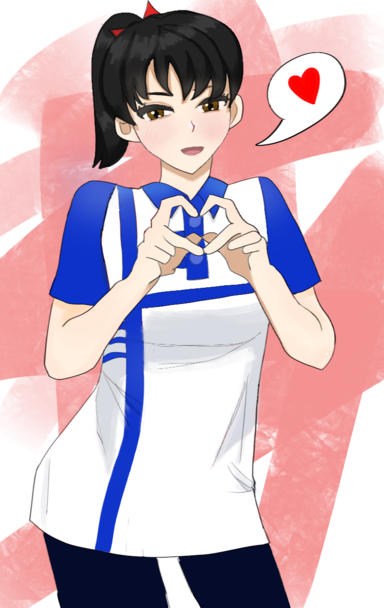
//> input picture Q_Intra8x8/myImg.png, 384 x 608 px
$ ./Q_Intra8x8   (built with g++ and OpenCV 4)
//> lines starting //> are read from the running program, lines starting //| are printed output that depends on the picture; after the words box and inside, x2 and y2 are one past the last pixel; in counts of white or black regions, pixels touching at a corner belong together
// C++ program for the above approach
#include <iostream>
#include <opencv2/opencv.hpp>
using namespace cv;
using namespace std;

void GenIntra(Mat img);
Mat GenDecodeIntra(Mat img, Mat signedImage);

//  Z  A  B  C  D  E  F  G  H  I  J  K  L  M   N  O  P
//  Q  a1 b1 c1 d1 e1 f1 g1 h1
//  R  a2 b2 c2 d2 e2 f2 g2 h2
//  S  a3 b3 c3 d3 e3 f3 g3 h3
//  T  a4 b4 c4 d4 e4 f4 g4 h4
//  U  a5 b5 c5 d5 e5 f5 g5 h5
//  V  a6 b6 c6 d6 e6 f6 g6 h6
//  W  a7 b7 c7 d7 e7 f7 g7 h7
//  X  a8 b8 c8 d8 e8 f8 g8 h8

#define P_Z prePixel[0]

// Driver code
int main(int argc, char** argv)
{
	// Read the image file as
	// imread("default.jpg");
	Mat image = imread("myImg.png");
//> image is the input picture: 608 rows x 384 cols, CV_8UC3; mean B, G, R 188.2, 177.4, 203.9

	// Error Handling
	if (image.empty()) {
		cout << "Image File "
			<< "Not Found" << endl;

		// wait for any key press
		cin.get();
		return -1;
	}

	// Show Image inside a window with
	// the name provided
	imshow("Original image", image);
	GenIntra(image);

	// Wait for any keystroke
	waitKey(0);
	return 0;
}

Mat GetQModeCopyBlock(Vec3b prePixel[], int type)
{
	Mat QBlock = Mat(8, 8, type);

	for (int i = 0; i < 8; i++)
	{
		for (int j = 0; j < 8; j++)
		{
			int index = 4 + i + j;
			if (index > 16) index = index % 17 + 4;
			QBlock.at<Vec3b>(j, i) = prePixel[index];
		}
	}

	return QBlock;
}

void GetIntraBlockNoSignal(Mat src, Vec3b prePixel[], Mat& difBlock, Mat& copyBlock) {
	int prePixelIndex = 4;
	copyBlock = GetQModeCopyBlock(prePixel, src.type());

	for (int i = 0; i < 8; i++)
	{
		for (int j = 0; j < 8; j++)
		{
			difBlock.at<Vec3b>(i, j) = copyBlock.at<Vec3b>(i, j) - src.at<Vec3b>(i, j);
		}
	}
}

void GetIntraBlock(Mat src, Vec3b prePixel[], Mat& difBlock, Mat& copyBlock, Mat& signedBlock) {
	//Start from D, end at K
	int prePixelIndex = 4;
	copyBlock = GetQModeCopyBlock(prePixel, src.type());

	for (int i = 0; i < 8; i++)
	{
		for (int j = 0; j < 8; j++)
		{
			auto scrPixel = src.at<Vec3b>(i, j);
			auto curPrePixel = copyBlock.at<Vec3b>(i, j);
			Vec3b resPixel = Vec3b();
			//Red
			if (scrPixel[2] > curPrePixel[2])
			{
				resPixel[2] = scrPixel[2] - curPrePixel[2];
				signedBlock.at<Vec3b>(i, j)[2] = (uchar)255;
			}
			else
			{
				resPixel[2] = curPrePixel[2] - scrPixel[2];
				signedBlock.at<Vec3b>(i, j)[2] = (uchar)0;
			}
			//Green
			if (scrPixel[1] > curPrePixel[1])
			{
				resPixel[1] = scrPixel[1] - curPrePixel[1];
				signedBlock.at<Vec3b>(i, j)[1] = (uchar)255;
			}
			else
			{
				resPixel[1] = curPrePixel[1] - scrPixel[1];
				signedBlock.at<Vec3b>(i, j)[1] = (uchar)0;
			}
			//Blue
			if (scrPixel[0] > curPrePixel[0])
			{
				resPixel[0] = scrPixel[0] - curPrePixel[0];
				signedBlock.at<Vec3b>(i, j)[0] = (uchar)255;
			}
			else
			{
				resPixel[0] = curPrePixel[0] - scrPixel[0];
				signedBlock.at<Vec3b>(i, j)[0] = (uchar)0;
			}

			difBlock.at<Vec3b>(i, j) = resPixel;
		}
		prePixelIndex++;
	}
}

void GenIntra(Mat img) {

	int  rows = img.rows;
//> rows = 608
	int  cols = img.cols;
//> cols = 384
	auto type = img.type();
//> type = 16

	Mat dif = cv::Mat(rows, cols, type);
	Mat copy = cv::Mat(rows, cols, type);
	Mat signedImg = cv::Mat(rows, cols, type);

	Vec3b prePixel[25];
	//Get Z
	prePixel[0] = img.at<Vec3b>(0, 0);
//> prePixel = 25 items, first 12: [255, 255, 255], [0, 0, 0], [0, 0, 0], [0, 0, 0], [0, 0, 0], [0, 0, 0], [0, 0, 0], [0, 0, 0], [0, 0, 0], [0, 0, 0], [0, 0, 0], [0, 0, 0]

	for (int x = 1; x < rows + 8; x += 8)
	{
		// Get Q R S T U V W X
		for (int i = 17, t = 0; i < 25; i++)
		{
			if (x + t >= rows)
				prePixel[i] = Vec3b(0, 0, 0);
			else
				prePixel[i] = img.at<Vec3b>(x + t, 0);
			t++;
		}
		for (int y = 1; y < cols + 8; y += 8)
		{
			// Get  A  B  C  D  E  F  G  H  I  J  K  L  M   N  O  P
			for (int i = 1, t = 0; i < 17; i++)
			{
				if (y + t >= cols)
					prePixel[i] = Vec3b(0, 0, 0);
				else
					prePixel[i] = img.at<Vec3b>(0, y + t);
				t++;
			}

			Mat block = cv::Mat(8, 8, type);
			Mat copyBlock = cv::Mat(8, 8, type);
			Mat difBlock = cv::Mat(8, 8, type);
			Mat scr = cv::Mat(8, 8, type);
			Mat signedBlock = cv::Mat(8, 8, type);

			//Get source block
			for (int i = 0; i < 8; i++)
			{
				for (int j = 0; j < 8; j++)
				{
					if (x + i >= rows || y + j >= cols)
						scr.at<Vec3b>(i, j) = Vec3b(0, 0, 0);
					else
						scr.at<Vec3b>(i, j) = img.at<Vec3b>(x + i, y + j);
				}
			}

			GetIntraBlock(scr, prePixel, difBlock, copyBlock, signedBlock);
			//GetIntraBlockNoSignal(scr, prePixel, difBlock, copyBlock);

			//Paste to dif and copy image from block
			for (int i = x, a = 0; i < x + 8; i++)
			{
				for (int j = y, b = 0; j < y + 8; j++)
				{
					if (i < rows && j < cols)
					{
						copy.at<Vec3b>(i, j) = copyBlock.at<Vec3b>(a, b);
						dif.at<Vec3b>(i, j) = difBlock.at<Vec3b>(a, b);
						signedImg.at<Vec3b>(i, j) = signedBlock.at<Vec3b>(a, b);
					}
					b++;
				}
				a++;
			}
		}
	}
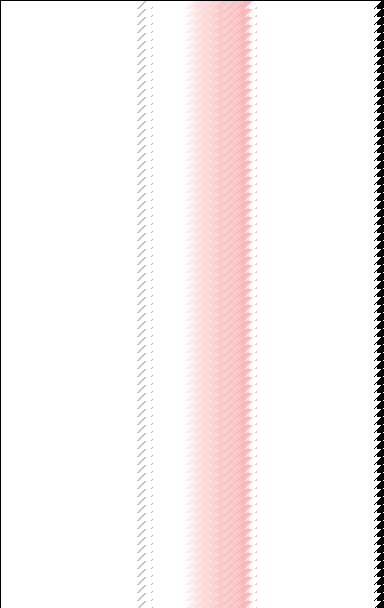
//> copy: 608 rows x 384 cols, CV_8UC3; mean B, G, R 242.3, 242.3, 248.8
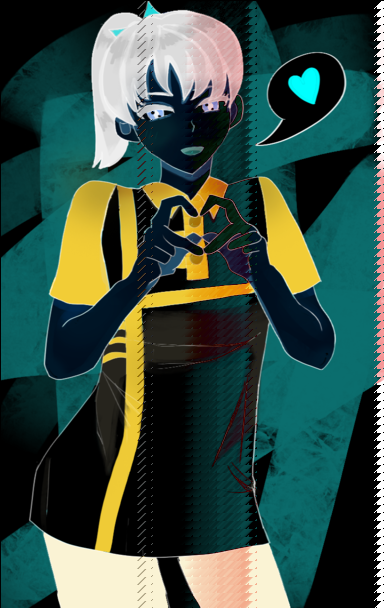
//> dif: 608 rows x 384 cols, CV_8UC3; mean B, G, R 68.1, 79, 54.7
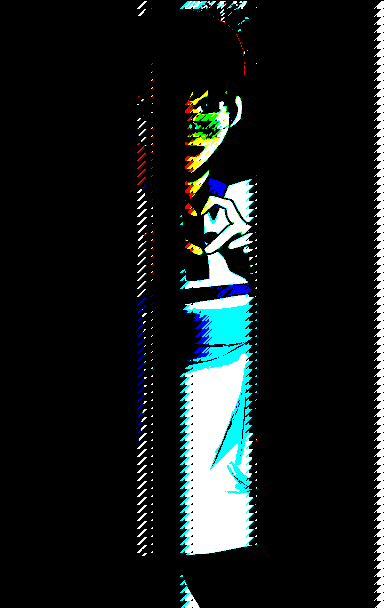
//> signedImg: 608 rows x 384 cols, CV_8UC3; mean B, G, R 27.7, 27.8, 21.8

	//Copy border from source img to dif img
	for (int i = 0; i < cols; i++)
	{
		dif.at<Vec3b>(0, i) = img.at<Vec3b>(0, i);
	}
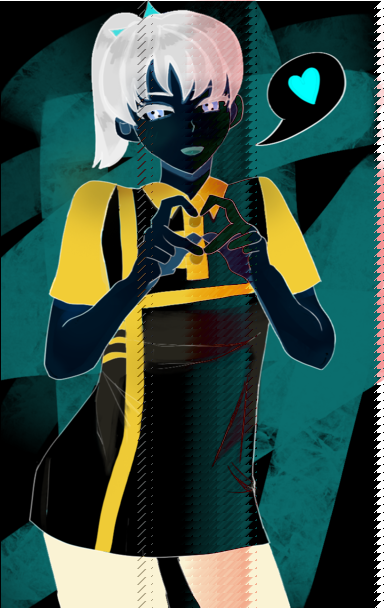
//> dif: 608 rows x 384 cols, CV_8UC3; 0.16% of pixels changed, all inside (x1, y1, x2, y2) = (0, 0, 384, 1)
	for (int i = 0; i < rows; i++)
	{
		dif.at<Vec3b>(i, 0) = img.at<Vec3b>(i, 0);
	}
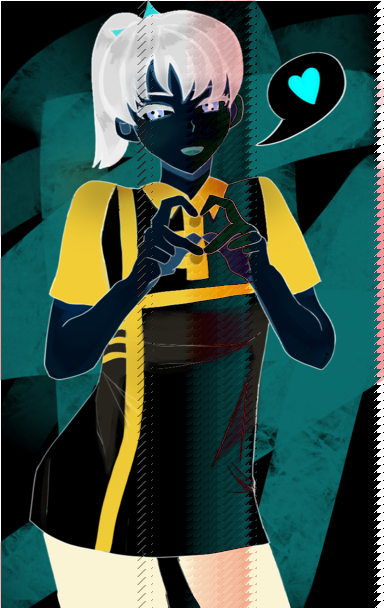
//> dif: 608 rows x 384 cols, CV_8UC3; 0.26% of pixels changed, all inside (x1, y1, x2, y2) = (0, 1, 1, 608)

	imshow("Dif image", dif);
	imshow("Copy image", copy);
	imshow("Signed image", signedImg);

	imwrite("BaseImgJPEG.jpg", img);
	imwrite("IntraImage.jpg", dif);

	auto dec = GenDecodeIntra(dif, signedImg);

	cout<<cv::PSNR(img, img)<<endl;
	cout<<cv::PSNR(img, dec)<<endl;
}

void GetDecodeIntraBlockNoSignal(Mat& res, Mat encodeBlock, Vec3b prePixel[]) {
	//Start from D, end at K
	auto copyBlock = GetQModeCopyBlock(prePixel, encodeBlock.type());

	for (int i = 0; i < 8; i++)
	{
		for (int j = 0; j < 8; j++)
		{
			res.at<Vec3b>(i, j) = copyBlock.at<Vec3b>(i, j) - encodeBlock.at<Vec3b>(i, j);
		}
	}
}

void GetDecodeIntraBlock(Mat& res, Mat encodeBlock, Mat signedBlock, Vec3b prePixel[]) {
	//Start from D, end at K
	auto copyBlock = GetQModeCopyBlock(prePixel, encodeBlock.type());

	for (int i = 0; i < 8; i++)
	{
		for (int j = 0; j < 8; j++)
		{
			auto signedPixel = signedBlock.at<Vec3b>(i, j);
			auto curPrePixel = copyBlock.at<Vec3b>(i, j);
			auto encodePixel = encodeBlock.at<Vec3b>(i, j);

			Vec3b resPixel = Vec3b();
			//Red
			if (signedPixel[2] > 0)
			{
				resPixel[2] = curPrePixel[2] + encodePixel[2];
			}
			else
			{
				resPixel[2] = curPrePixel[2] - encodePixel[2];
			}
			//Green
			if (signedPixel[1] > 0)
			{
				resPixel[1] = curPrePixel[1] + encodePixel[1];
			}
			else
			{
				resPixel[1] = curPrePixel[1] - encodePixel[1];
			}
			//Blue
			if (signedPixel[0] > 0)
			{
				resPixel[0] = curPrePixel[0] + encodePixel[0];
			}
			else
			{
				resPixel[0] = curPrePixel[0] - encodePixel[0];
			}

			res.at<Vec3b>(i, j) = resPixel;
		}
	}
}

Mat GenDecodeIntra(Mat img, Mat signedImage) {
	int  rows = img.rows;
//> rows = 608
	int  cols = img.cols;
//> cols = 384
	auto type = img.type();
//> type = 16

	Mat res = cv::Mat(rows, cols, type);

	Vec3b prePixel[25];
	//Get Z
	prePixel[0] = img.at<Vec3b>(0, 0);

	for (int x = 1; x < rows + 8; x += 8)
	{
		// Get Q R S T U V W X
		for (int i = 17, t = 0; i < 25; i++)
		{
			if (x + t >= rows)
				prePixel[i] = Vec3b(0, 0, 0);
			else
				prePixel[i] = img.at<Vec3b>(x + t, 0);
			t++;
		}
		for (int y = 1; y < cols + 8; y += 8)
		{
			// Get  A  B  C  D  E  F  G  H  I  J  K  L  M   N  O  P
			for (int i = 1, t = 0; i < 17; i++)
			{
				if (y + t >= cols)
					prePixel[i] = Vec3b(0, 0, 0);
				else
					prePixel[i] = img.at<Vec3b>(0, y + t);
				t++;
			}

			Mat resBlock = cv::Mat(8, 8, type);
			Mat scr = cv::Mat(8, 8, type);
			Mat signedBlock = cv::Mat(8, 8, type);

			//Get and signed source block
			for (int i = 0; i < 8; i++)
			{
				for (int j = 0; j < 8; j++)
				{
					if (x + i >= rows || y + j >= cols)
					{
						scr.at<Vec3b>(i, j) = Vec3b(0, 0, 0);
						signedBlock.at<Vec3b>(i, j) = Vec3b(0, 0, 0);
					}
					else
					{
						scr.at<Vec3b>(i, j) = img.at<Vec3b>(x + i, y + j);
						signedBlock.at<Vec3b>(i, j) = signedImage.at<Vec3b>(x + i, y + j);
					}
				}
			}

			GetDecodeIntraBlock(resBlock, scr, signedBlock, prePixel);
			//GetDecodeIntraBlockNoSignal(resBlock, scr, prePixel);

			//Paste to res from res block
			for (int i = x, a = 0; i < x + 8; i++)
			{
				for (int j = y, b = 0; j < y + 8; j++)
				{
					if (i < rows && j < cols)
					{
						res.at<Vec3b>(i, j) = resBlock.at<Vec3b>(a, b);
					}
					b++;
				}
				a++;
			}
		}
	}

	//Copy border from source img to dif img
	for (int i = 0; i < cols; i++)
	{
		res.at<Vec3b>(0, i) = img.at<Vec3b>(0, i);
	}
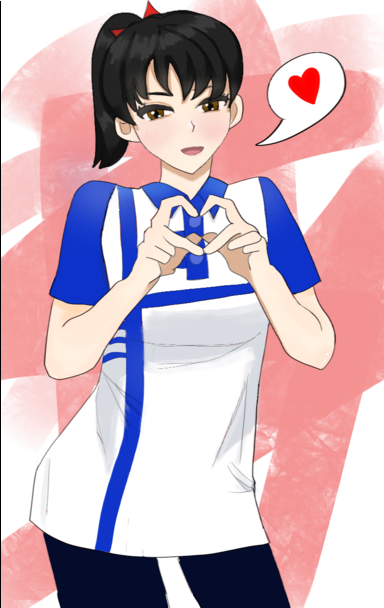
//> res: 608 rows x 384 cols, CV_8UC3; mean B, G, R 187.7, 176.8, 203.3
	for (int i = 0; i < rows; i++)
	{
		res.at<Vec3b>(i, 0) = img.at<Vec3b>(i, 0);
	}
//| 361.202
//| 361.202

	imshow("Decode img", res);

	return res;
}
